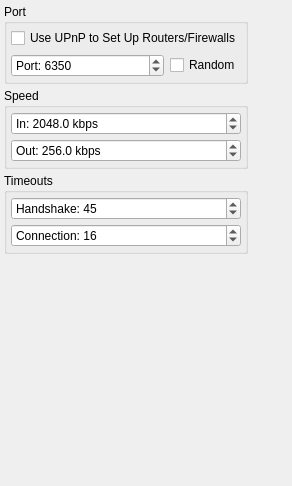
             <widget class="QWidget" name="pageConnection">
              <layout class="QGridLayout" name="gridLayout_16">
               <property name="margin">
                <number>4</number>
               </property>
               <property name="spacing">
                <number>4</number>
               </property>
               <item row="1" column="0">
                <widget class="QGroupBox" name="groupBoxConnectionSpeed">
                 <property name="title">
                  <string>Speed</string>
                 </property>
                 <layout class="QGridLayout" name="gridLayout_15">
                  <property name="margin">
                   <number>4</number>
                  </property>
                  <property name="spacing">
                   <number>4</number>
                  </property>
                  <item row="1" column="0" colspan="2">
                   <widget class="QDoubleSpinBox" name="doubleSpinBoxInSpeed">
                    <property name="prefix">
                     <string>In: </string>
                    </property>
                    <property name="suffix">
                     <string> kbps</string>
                    </property>
                    <property name="decimals">
                     <number>1</number>
                    </property>
                    <property name="minimum">
                     <double>28.800000000000001</double>
                    </property>
                    <property name="maximum">
                     <double>155000.000000000000000</double>
                    </property>
                    <property name="value">
                     <double>2048.000000000000000</double>
                    </property>
                   </widget>
                  </item>
                  <item row="2" column="0" colspan="2">
                   <widget class="QDoubleSpinBox" name="doubleSpinBoxOutSpeed">
                    <property name="prefix">
                     <string>Out: </string>
                    </property>
                    <property name="suffix">
                     <string> kbps</string>
                    </property>
                    <property name="decimals">
                     <number>1</number>
                    </property>
                    <property name="minimum">
                     <double>28.800000000000001</double>
                    </property>
                    <property name="maximum">
                     <double>155000.000000000000000</double>
                    </property>
                    <property name="value">
                     <double>256.000000000000000</double>
                    </property>
                   </widget>
                  </item>
                 </layout>
                </widget>
               </item>
               <item row="3" column="0">
                <widget class="QGroupBox" name="groupBoxConnectionTimeouts">
                 <property name="title">
                  <string>Timeouts</string>
                 </property>
                 <layout class="QVBoxLayout" name="verticalLayout_27">
                  <property name="spacing">
                   <number>4</number>
                  </property>
                  <property name="margin">
                   <number>4</number>
                  </property>
                  <item>
                   <widget class="QSpinBox" name="spinBoxHandshakeTimeout">
                    <property name="prefix">
                     <string>Handshake: </string>
                    </property>
                    <property name="minimum">
                     <number>1</number>
                    </property>
                    <property name="maximum">
                     <number>480</number>
                    </property>
                    <property name="value">
                     <number>45</number>
                    </property>
                   </widget>
                  </item>
                  <item>
                   <widget class="QSpinBox" name="spinBoxConnectionTimeout">
                    <property name="prefix">
                     <string>Connection: </string>
                    </property>
                    <property name="minimum">
                     <number>1</number>
                    </property>
                    <property name="maximum">
                     <number>480</number>
                    </property>
                    <property name="value">
                     <number>16</number>
                    </property>
                   </widget>
                  </item>
                 </layout>
                </widget>
               </item>
               <item row="4" column="0">
                <spacer name="verticalSpacer_15">
                 <property name="orientation">
                  <enum>Qt::Vertical</enum>
                 </property>
                 <property name="sizeHint" stdset="0">
                  <size>
                   <width>213</width>
                   <height>228</height>
                  </size>
                 </property>
                </spacer>
               </item>
               <item row="1" column="1">
                <spacer name="horizontalSpacer_6">
                 <property name="orientation">
                  <enum>Qt::Horizontal</enum>
                 </property>
                 <property name="sizeHint" stdset="0">
                  <size>
                   <width>40</width>
                   <height>20</height>
                  </size>
                 </property>
                </spacer>
               </item>
               <item row="0" column="0">
                <widget class="QGroupBox" name="groupBoxConnectionPort">
                 <property name="title">
                  <string>Port</string>
                 </property>
                 <layout class="QGridLayout" name="gridLayout_29">
                  <property name="margin">
                   <number>4</number>
                  </property>
                  <item row="1" column="1">
                   <widget class="QSpinBox" name="spinBoxNetworkPort">
                    <property name="sizePolicy">
                     <sizepolicy hsizetype="MinimumExpanding" vsizetype="Fixed">
                      <horstretch>0</horstretch>
                      <verstretch>0</verstretch>
                     </sizepolicy>
                    </property>
                    <property name="prefix">
                     <string>Port: </string>
                    </property>
                    <property name="minimum">
                     <number>1024</number>
                    </property>
                    <property name="maximum">
                     <number>49151</number>
                    </property>
                    <property name="value">
                     <number>6350</number>
                    </property>
                   </widget>
                  </item>
                  <item row="1" column="2">
                   <widget class="QCheckBox" name="checkBoxRandomPort">
                    <property name="text">
                     <string>Random</string>
                    </property>
                   </widget>
                  </item>
                  <item row="0" column="1" colspan="2">
                   <widget class="QCheckBox" name="checkBoxEnableUPnP">
                    <property name="text">
                     <string>Use UPnP to Set Up Routers/Firewalls</string>
                    </property>
                   </widget>
                  </item>
                 </layout>
                </widget>
               </item>
              </layout>
             </widget>
